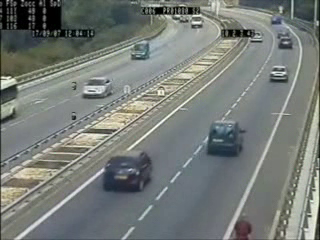
#> input picture frame 75 of CarPedestrianDetection/files/cars.avi, 320 x 240 px
$ python carDetection.py
#> lines starting #> are read from the running program, lines starting #| are printed output that depends on the picture; after the words box and inside, x2 and y2 are one past the last pixel; in counts of white or black regions, pixels touching at a corner belong together
import numpy as np
import cv2
import time

car_cascade = 'cascades/haarcascade_car.xml'
car_classifier = cv2.CascadeClassifier(car_cascade)
capture = cv2.VideoCapture('cars.avi')

while capture.isOpened():

    response, frame = capture.read()
#> frame is the input picture: shape (240, 320, 3); mean B, G, R 120, 123.9, 118.8
    if response:

    	gray = cv2.cvtColor(frame, cv2.COLOR_BGR2GRAY)

    	cars = car_classifier.detectMultiScale(gray, 1.2, 3)
#> cars = [[73, 74, 36, 36], [92, 148, 61, 61], [188, 109, 66, 66]]

    	for (x, y, w, h) in cars:
    		cv2.rectangle(frame, (x,y), (x+w, y+h), (0,0,0), 3)
    		cv2.imshow('Cars', frame)
#> this loop made 3 passes
#> pass 1, `cv2.imshow('Cars', frame)`:
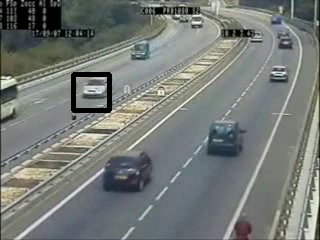
#> window 'Cars': shape (240, 320, 3); mean B, G, R 118.7, 122.6, 117.5
#> pass 2, `cv2.imshow('Cars', frame)`:
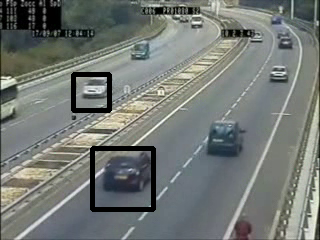
#> window 'Cars': shape (240, 320, 3); mean B, G, R 116.8, 120.7, 115.7
#> after the loop:
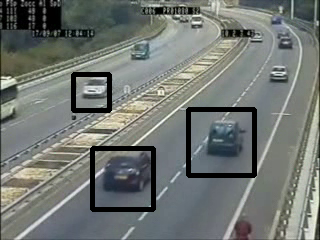
#> frame: shape (240, 320, 3); 4.2% of pixels changed, all inside (x1, y1, x2, y2) = (71, 72, 257, 212)

    	if cv2.waitKey(1) & 0xFF == ord('q'):
#> (key q is pressed here)
        	break
    else:
    	break


capture.release()
cv2.destroyAllWindows()

$ run again, starting later in the video
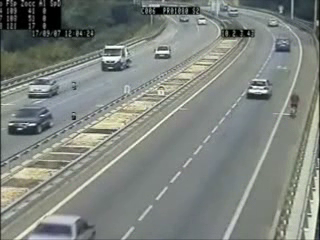
#> input picture frame 337 of CarPedestrianDetection/files/cars.avi, 320 x 240 px
#> frame is the input picture: shape (240, 320, 3); mean B, G, R 126.3, 131.7, 126
#> `gray = cv2.cvtColor(frame, cv2.COLOR_BGR2GRAY)`:
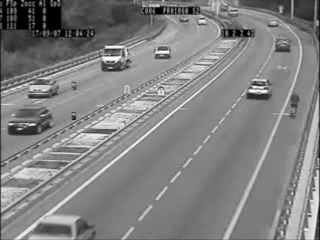
#> gray: shape (240, 320); min 0, max 254, mean 129.4
#> cars = [[87, 37, 47, 47]]
#> the loop `for (x, y, w, h) in cars:` made 1 pass
#> pass 1, `cv2.imshow('Cars', frame)`:
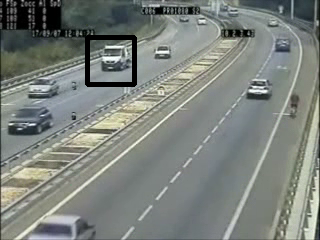
#> window 'Cars': shape (240, 320, 3); mean B, G, R 124.7, 130, 124.5

$ run again, starting later in the video
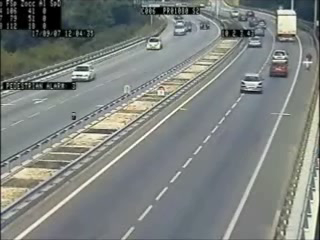
#> input picture frame 600 of CarPedestrianDetection/files/cars.avi, 320 x 240 px
#> frame is the input picture: shape (240, 320, 3); mean B, G, R 126.6, 129.8, 124.9
#> `gray = cv2.cvtColor(frame, cv2.COLOR_BGR2GRAY)`:
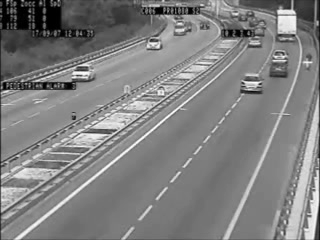
#> gray: shape (240, 320); min 0, max 254, mean 127.9
#> cars = [[243, 31, 25, 25], [259, 52, 37, 37]]
#> the loop `for (x, y, w, h) in cars:` made 2 passes
#> pass 2, `cv2.imshow('Cars', frame)`:
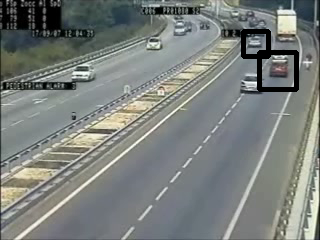
#> window 'Cars': shape (240, 320, 3); mean B, G, R 124.5, 127.8, 123
